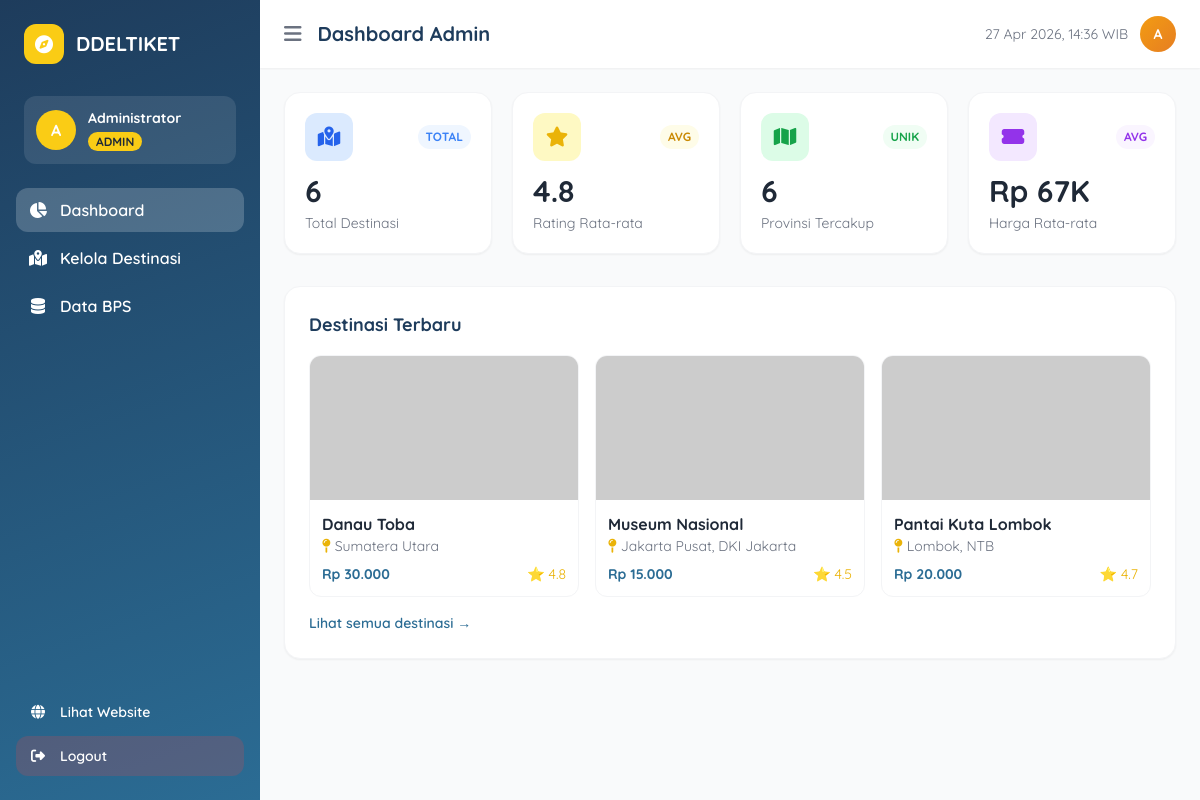
/dashboard_admin.php (signed in), run on the app's committed database.
### tables this page shows
CREATE TABLE `destinasi` (
  `id`          INT(11)        NOT NULL AUTO_INCREMENT,
  `nama`        VARCHAR(200)   NOT NULL,
  `lokasi`      VARCHAR(200)   NOT NULL,
  `provinsi`    VARCHAR(100)   DEFAULT NULL,
  `deskripsi`   TEXT           DEFAULT NULL,
  `harga`       DECIMAL(12,0)  NOT NULL DEFAULT 0,
  `rating`      DECIMAL(3,1)   NOT NULL DEFAULT 0.0,
  `imgUrl`      VARCHAR(500)   DEFAULT NULL,
  `bps_id`      VARCHAR(50)    DEFAULT NULL COMMENT 'ID dari BPS API',
  `kategori`    VARCHAR(100)   DEFAULT NULL,
  `created_at`  TIMESTAMP      NOT NULL DEFAULT CURRENT_TIMESTAMP,
  `updated_at`  TIMESTAMP      NOT NULL DEFAULT CURRENT_TIMESTAMP ON UPDATE CURRENT_TIMESTAMP,
  PRIMARY KEY (`id`),
  KEY `idx_provinsi` (`provinsi`),
  KEY `idx_bps_id` (`bps_id`)
);

### dashboard_admin.php (the view, shortened to what this page needs)
<?php
require 'server/koneksi.php';
$result  = mysqli_query($koneksi, "SELECT * FROM destinasi ORDER BY id DESC");
$destinasi = [];
while ($row = mysqli_fetch_assoc($result)) {
    $destinasi[] = $row;
}
?>
<!DOCTYPE html>
<html lang="id">
<head>
    <script src="https://cdn.tailwindcss.com"></script>
    <link rel="stylesheet" href="https://cdnjs.cloudflare.com/ajax/libs/font-awesome/6.4.0/css/all.min.css">
</head>
<body class="bg-gray-50 flex">
<aside class="sidebar flex flex-col py-6 px-4 text-white" id="sidebar">
    <div class="flex items-center gap-3 mb-8 px-2">
        <div class="w-10 h-10 bg-yellow-400 rounded-xl flex items-center justify-center flex-shrink-0">
            <i class="fas fa-compass text-white text-lg"></i>
        </div>
        <span class="font-bold text-xl sidebar-text">DDELTIKET</span>
    </div>
    <div class="px-2 mb-6 sidebar-text">
        <div class="bg-white/10 rounded-xl p-3 flex items-center gap-3">
            <div class="w-10 h-10 bg-yellow-400 rounded-full flex items-center justify-center font-bold text-white flex-shrink-0">
                <?= strtoupper(substr($_SESSION['nama'], 0, 1)) ?>
            </div>
            <div class="min-w-0">
                <p class="font-bold text-sm truncate"><?= htmlspecialchars($_SESSION['nama']) ?></p>
                <span class="text-xs bg-yellow-400 text-gray-800 px-2 py-0.5 rounded-full font-bold">ADMIN</span>
            </div>
        </div>
    </div>
    <nav class="flex-1 space-y-1">
        <a href="#" onclick="showSection('dashboard')" class="nav-link flex items-center gap-3 px-3 py-2.5 rounded-xl hover:bg-white/10 transition font-semibold" data-section="dashboard">
            <i class="fas fa-chart-pie w-5 text-center"></i><span class="sidebar-text">Dashboard</span>
        </a>
        <a href="#" onclick="showSection('destinasi')" class="nav-link flex items-center gap-3 px-3 py-2.5 rounded-xl hover:bg-white/10 transition font-semibold" data-section="destinasi">
            <i class="fas fa-map-marked-alt w-5 text-center"></i><span class="sidebar-text">Kelola Destinasi</span>
        </a>
        <a href="#" onclick="showSection('bps')" class="nav-link flex items-center gap-3 px-3 py-2.5 rounded-xl hover:bg-white/10 transition font-semibold" data-section="bps">
            <i class="fas fa-database w-5 text-center"></i><span class="sidebar-text">Data BPS</span>
        </a>
    </nav>
    <div class="mt-auto space-y-1">
        <a href="index.php" class="flex items-center gap-3 px-3 py-2.5 rounded-xl hover:bg-white/10 transition font-semibold text-sm">
            <i class="fas fa-globe w-5 text-center"></i><span class="sidebar-text">Lihat Website</span>
        </a>
        <a href="logout.php" class="flex items-center gap-3 px-3 py-2.5 rounded-xl bg-red-500/20 hover:bg-red-500/40 transition font-semibold text-sm">
            <i class="fas fa-sign-out-alt w-5 text-center"></i><span class="sidebar-text">Logout</span>
        </a>
    </div>
</aside>
<main class="main-content flex flex-col min-h-screen">
    <header class="bg-white shadow-sm px-6 py-4 flex justify-between items-center sticky top-0 z-40">
        <div class="flex items-center gap-4">
            <button onclick="toggleSidebar()" class="text-gray-500 hover:text-gray-800 text-xl">
                <i class="fas fa-bars"></i>
            </button>
            <h1 class="text-xl font-bold text-[#1e3c5c]" id="page-title">Dashboard Admin</h1>
        </div>
        <div class="flex items-center gap-3">
            <span class="text-sm text-gray-500 hidden md:block"><?= date('d M Y, H:i') ?> WIB</span>
            <div class="w-9 h-9 badge-admin rounded-full flex items-center justify-center text-white font-bold text-sm">
                <?= strtoupper(substr($_SESSION['nama'], 0, 1)) ?>
            </div>
        </div>
    </header>
    <div class="flex-1 p-6">
        <section id="section-dashboard">
            <div class="grid grid-cols-1 sm:grid-cols-2 lg:grid-cols-4 gap-5 mb-8">
                <div class="bg-white rounded-2xl p-5 shadow-sm border border-gray-100 card-stat">
                    <div class="flex items-center justify-between mb-3">
                        <div class="w-12 h-12 bg-blue-100 rounded-xl flex items-center justify-center">
                            <i class="fas fa-map-marked-alt text-blue-600 text-xl"></i>
                        </div>
                        <span class="text-xs font-bold text-blue-500 bg-blue-50 px-2 py-1 rounded-full">TOTAL</span>
                    </div>
                    <p class="text-3xl font-bold text-gray-800"><?= count($destinasi) ?></p>
                    <p class="text-sm text-gray-500 mt-1">Total Destinasi</p>
                </div>
                <div class="bg-white rounded-2xl p-5 shadow-sm border border-gray-100 card-stat">
                    <div class="flex items-center justify-between mb-3">
                        <div class="w-12 h-12 bg-yellow-100 rounded-xl flex items-center justify-center">
                            <i class="fas fa-star text-yellow-500 text-xl"></i>
                        </div>
                        <span class="text-xs font-bold text-yellow-600 bg-yellow-50 px-2 py-1 rounded-full">AVG</span>
                    </div>
                    <?php $avgRating = count($destinasi) > 0 ? array_sum(array_column($destinasi, 'rating')) / count($destinasi) : 0; ?>
                    <p class="text-3xl font-bold text-gray-800"><?= number_format($avgRating, 1) ?></p>
                    <p class="text-sm text-gray-500 mt-1">Rating Rata-rata</p>
                </div>
                <div class="bg-white rounded-2xl p-5 shadow-sm border border-gray-100 card-stat">
                    <div class="flex items-center justify-between mb-3">
                        <div class="w-12 h-12 bg-green-100 rounded-xl flex items-center justify-center">
                            <i class="fas fa-province text-green-600 text-xl fa-map"></i>
                        </div>
                        <span class="text-xs font-bold text-green-600 bg-green-50 px-2 py-1 rounded-full">UNIK</span>
                    </div>
                    <?php $provinsi_unik = count(array_unique(array_filter(array_column($destinasi, 'provinsi')))); ?>
                    <p class="text-3xl font-bold text-gray-800"><?= $provinsi_unik ?></p>
                    <p class="text-sm text-gray-500 mt-1">Provinsi Tercakup</p>
                </div>
                <div class="bg-white rounded-2xl p-5 shadow-sm border border-gray-100 card-stat">
                    <div class="flex items-center justify-between mb-3">
                        <div class="w-12 h-12 bg-purple-100 rounded-xl flex items-center justify-center">
                            <i class="fas fa-ticket-alt text-purple-600 text-xl"></i>
                        </div>
                        <span class="text-xs font-bold text-purple-600 bg-purple-50 px-2 py-1 rounded-full">AVG</span>
                    </div>
                    <?php $avgHarga = count($destinasi) > 0 ? array_sum(array_column($destinasi, 'harga')) / count($destinasi) : 0; ?>
                    <p class="text-3xl font-bold text-gray-800">Rp <?= number_format($avgHarga/1000, 0) ?>K</p>
                    <p class="text-sm text-gray-500 mt-1">Harga Rata-rata</p>
                </div>
            </div>
            <div class="bg-white rounded-2xl shadow-sm border border-gray-100 p-6">
                <h2 class="text-lg font-bold text-[#1e3c5c] mb-4">Destinasi Terbaru</h2>
                <div class="grid grid-cols-1 sm:grid-cols-2 lg:grid-cols-3 gap-4">
                    <?php foreach(array_slice($destinasi, 0, 3) as $d): ?>
                    <div class="border border-gray-100 rounded-xl overflow-hidden hover:shadow-md transition">
                        <img src="<?= htmlspecialchars($d['imgUrl'] ?? '') ?>" class="w-full h-36 object-cover" onerror="this.src='https://placehold.co/400x200?text=No+Image'">
                        <div class="p-3">
                            <h3 class="font-bold text-gray-800 truncate"><?= htmlspecialchars($d['nama']) ?></h3>
                            <p class="text-sm text-gray-500"><i class="fas fa-map-pin text-yellow-500 mr-1"></i><?= htmlspecialchars($d['lokasi']) ?></p>
                            <div class="flex justify-between items-center mt-2">
                                <span class="font-bold text-[#2b6c94] text-sm">Rp <?= number_format($d['harga'],0,',','.') ?></span>
                                <span class="text-yellow-500 text-sm">⭐ <?= $d['rating'] ?></span>
                            </div>
                        </div>
                    </div>
                    <?php endforeach; ?>
                </div>
                <button onclick="showSection('destinasi')" class="mt-4 text-sm text-[#2b6c94] font-semibold hover:underline">
                    Lihat semua destinasi →
                </button>
            </div>
        </section>
    </div>
</main>
</body>
</html>

### dashboard_admin.php (style rules this page uses)
body { font-family: 'Quicksand', sans-serif; }
.sidebar { width: 260px; min-height: 100vh; background: linear-gradient(160deg, #1e3c5c 0%, #2b6c94 100%); transition: all 0.3s; }
.main-content { flex: 1; overflow-x: hidden; }
.badge-admin { background: linear-gradient(135deg, #f39c12, #e67e22); }

### data on the page
destinasi: nama "Danau Toba", lokasi "Sumatera Utara", harga "30.000", rating "4.8"
destinasi: nama "Museum Nasional", lokasi "Jakarta Pusat, DKI Jakarta", harga "15.000", rating "4.5"
destinasi: nama "Pantai Kuta Lombok", lokasi "Lombok, NTB", harga "20.000", rating "4.7"

### other printed values
substr($_SESSION['nama'], 0, 1) "A"
$_SESSION['nama'] "Administrator"
count($destinasi) "6"
$avgRating "4.8"
$provinsi_unik "6"
$avgHarga/1000 "67"
